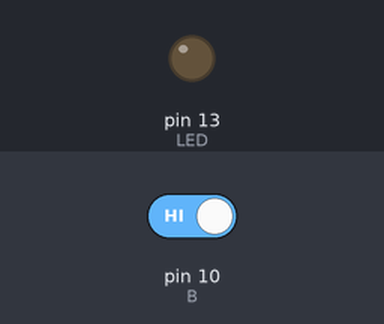
This sketch was run on a simulated Arduino Uno, built with avr-gcc and run on an emulated ATmega328P. Shown: output pins drawn as LEDs (lit = HIGH). The inputs (shaded band) are chosen by the test bench; at power-on: pin 10 (B) HIGH.

Above: at 1.2 s.
1.3 s: pin 10 (B) driven LOW
At 2.1 s:
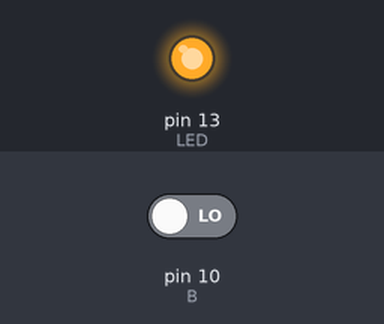
2.8 s: pin 10 (B) driven HIGH
At 3.6 s:
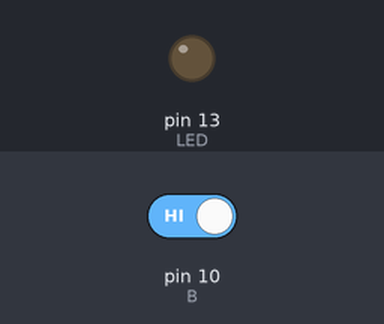
Timing chart, 0 to 5.8 s (numbered marks = the images above; inputs shaded):
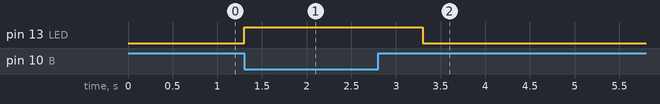

The sketch:

AULA_1.1.ino
```cpp
/*
Aula 1.1

Trabalhando com o IF
Nessa aula iremos aprender a realizar a leitura
do status de um botão e através desse status
ligar ou desligar um LED.

Você irá precisar apenas de um ARDUINO e um botão
que pode ser retirado de qualquer sucata disponível

*/

int LED = 13;
int B = 10; //Botão
int state = 1;

void setup() {
  pinMode(LED, OUTPUT);
  pinMode(B, INPUT);
}

void loop(){
  state = digitalRead(B); //Leia o estado do botão
  if(state == 0)
     {
       digitalWrite(LED, LOW); //Desliga o LED
       for(int x = 0; x < 1000; x++){};
       digitalWrite(LED, HIGH);
       delay(1000);
     }
       else
     {
       digitalWrite(LED, LOW); // Liga o LED
     }
  }

/*
Lembrando que outras estruturas de controle
possuem uso similar e iremos falar sobre elas
em uma próxima aula.
*/
```

Measured:
- after the input at 1.3 s, pin 13 (LED): LOW → HIGH at once
- after the input at 2.8 s, pin 13 (LED): HIGH → LOW after 0.50 s
